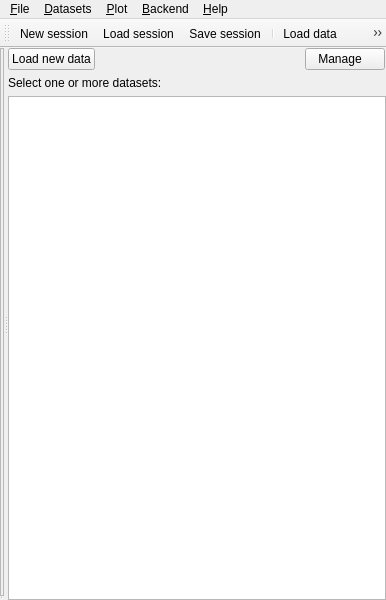
<?xml version="1.0" encoding="UTF-8"?>
<ui version="4.0">
 <class>MainWindow</class>
 <widget class="QMainWindow" name="MainWindow">
  <property name="geometry">
   <rect>
    <x>0</x>
    <y>0</y>
    <width>386</width>
    <height>600</height>
   </rect>
  </property>
  <property name="windowTitle">
   <string>ufit[*]</string>
  </property>
  <widget class="QWidget" name="centralwidget">
   <layout class="QHBoxLayout" name="horizontalLayout_2">
    <property name="margin">
     <number>0</number>
    </property>
    <item>
     <widget class="QSplitter" name="splitter">
      <property name="orientation">
       <enum>Qt::Horizontal</enum>
      </property>
      <widget class="QSplitter" name="vsplitter">
       <property name="orientation">
        <enum>Qt::Vertical</enum>
       </property>
       <widget class="QFrame" name="plotframe">
        <property name="frameShape">
         <enum>QFrame::StyledPanel</enum>
        </property>
        <property name="frameShadow">
         <enum>QFrame::Plain</enum>
        </property>
       </widget>
       <widget class="QStackedWidget" name="stacker"/>
      </widget>
      <widget class="QWidget" name="layoutWidget">
       <layout class="QVBoxLayout" name="verticalLayout">
        <item>
         <layout class="QHBoxLayout" name="horizontalLayout">
          <item>
           <widget class="QPushButton" name="loadBtn">
            <property name="text">
             <string>Load new data</string>
            </property>
            <property name="icon">
             <iconset resource="../../../resource/gui.qrc">
              <normaloff>:/notebook--plus.png</normaloff>:/notebook--plus.png</iconset>
            </property>
           </widget>
          </item>
          <item>
           <spacer name="horizontalSpacer">
            <property name="orientation">
             <enum>Qt::Horizontal</enum>
            </property>
            <property name="sizeHint" stdset="0">
             <size>
              <width>0</width>
              <height>20</height>
             </size>
            </property>
           </spacer>
          </item>
          <item>
           <widget class="QPushButton" name="manageBtn">
            <property name="text">
             <string>Manage   </string>
            </property>
            <property name="icon">
             <iconset resource="../../../resource/gui.qrc">
              <normaloff>:/gear.png</normaloff>:/gear.png</iconset>
            </property>
           </widget>
          </item>
          <item>
           <spacer name="horizontalSpacer_2">
            <property name="orientation">
             <enum>Qt::Horizontal</enum>
            </property>
            <property name="sizeType">
             <enum>QSizePolicy::Fixed</enum>
            </property>
            <property name="sizeHint" stdset="0">
             <size>
              <width>1</width>
              <height>20</height>
             </size>
            </property>
           </spacer>
          </item>
         </layout>
        </item>
        <item>
         <widget class="QLabel" name="label">
          <property name="text">
           <string>Select one or more datasets:</string>
          </property>
         </widget>
        </item>
        <item>
         <widget class="ItemTreeView" name="itemTree">
          <property name="contextMenuPolicy">
           <enum>Qt::ActionsContextMenu</enum>
          </property>
          <property name="indentation">
           <number>14</number>
          </property>
         </widget>
        </item>
       </layout>
      </widget>
     </widget>
    </item>
   </layout>
  </widget>
  <widget class="QMenuBar" name="menubar">
   <property name="geometry">
    <rect>
     <x>0</x>
     <y>0</y>
     <width>386</width>
     <height>21</height>
    </rect>
   </property>
   <widget class="QMenu" name="menuFile">
    <property name="title">
     <string>&amp;File</string>
    </property>
    <widget class="QMenu" name="menuRecent">
     <property name="title">
      <string>&amp;Recent sessions</string>
     </property>
    </widget>
    <addaction name="actionNewSession"/>
    <addaction name="actionLoad"/>
    <addaction name="menuRecent"/>
    <addaction name="actionSave"/>
    <addaction name="actionSaveAs"/>
    <addaction name="separator"/>
    <addaction name="actionQuit"/>
   </widget>
   <widget class="QMenu" name="menuHelp">
    <property name="title">
     <string>&amp;Help</string>
    </property>
    <addaction name="actionAbout"/>
   </widget>
   <widget class="QMenu" name="menuView">
    <property name="title">
     <string>&amp;Datasets</string>
    </property>
    <addaction name="actionLoadData"/>
    <addaction name="separator"/>
    <addaction name="actionRemoveData"/>
    <addaction name="actionMergeData"/>
    <addaction name="actionReorder"/>
    <addaction name="actionNewGroup"/>
    <addaction name="separator"/>
    <addaction name="actionExportASCII"/>
    <addaction name="actionExportFIT"/>
    <addaction name="actionExportParams"/>
    <addaction name="actionExportPython"/>
    <addaction name="separator"/>
    <addaction name="actionInspector"/>
    <addaction name="actionAnnotations"/>
   </widget>
   <widget class="QMenu" name="menuBackend">
    <property name="title">
     <string>&amp;Backend</string>
    </property>
   </widget>
   <widget class="QMenu" name="menu_Plot">
    <property name="title">
     <string>&amp;Plot</string>
    </property>
    <addaction name="actionSavePlot"/>
    <addaction name="actionPrint"/>
    <addaction name="actionPopOut"/>
    <addaction name="separator"/>
    <addaction name="actionUnzoom"/>
    <addaction name="actionDrawSymbols"/>
    <addaction name="actionConnectData"/>
   </widget>
   <addaction name="menuFile"/>
   <addaction name="menuView"/>
   <addaction name="menu_Plot"/>
   <addaction name="menuBackend"/>
   <addaction name="menuHelp"/>
  </widget>
  <widget class="QToolBar" name="toolBar">
   <property name="windowTitle">
    <string>toolBar</string>
   </property>
   <attribute name="toolBarArea">
    <enum>TopToolBarArea</enum>
   </attribute>
   <attribute name="toolBarBreak">
    <bool>false</bool>
   </attribute>
   <addaction name="actionNewSession"/>
   <addaction name="actionLoad"/>
   <addaction name="actionSave"/>
   <addaction name="separator"/>
   <addaction name="actionLoadData"/>
   <addaction name="actionInspector"/>
   <addaction name="actionAnnotations"/>
  </widget>
  <action name="actionLoad">
   <property name="icon">
    <iconset resource="../../../resource/gui.qrc">
     <normaloff>:/folder-open.png</normaloff>:/folder-open.png</iconset>
   </property>
   <property name="text">
    <string>&amp;Load session...</string>
   </property>
   <property name="shortcut">
    <string>Ctrl+O</string>
   </property>
  </action>
  <action name="actionSave">
   <property name="icon">
    <iconset resource="../../../resource/gui.qrc">
     <normaloff>:/disk-black.png</normaloff>:/disk-black.png</iconset>
   </property>
   <property name="text">
    <string>&amp;Save session</string>
   </property>
   <property name="shortcut">
    <string>Ctrl+S</string>
   </property>
  </action>
  <action name="actionAbout">
   <property name="icon">
    <iconset resource="../../../resource/gui.qrc">
     <normaloff>:/question-white.png</normaloff>:/question-white.png</iconset>
   </property>
   <property name="text">
    <string>&amp;About</string>
   </property>
  </action>
  <action name="actionQuit">
   <property name="icon">
    <iconset resource="../../../resource/gui.qrc">
     <normaloff>:/cross-button.png</normaloff>:/cross-button.png</iconset>
   </property>
   <property name="text">
    <string>&amp;Quit</string>
   </property>
   <property name="shortcut">
    <string>Ctrl+Q</string>
   </property>
  </action>
  <action name="actionSaveAs">
   <property name="icon">
    <iconset resource="../../../resource/gui.qrc">
     <normaloff>:/disks-black.png</normaloff>:/disks-black.png</iconset>
   </property>
   <property name="text">
    <string>Save session as...</string>
   </property>
   <property name="shortcut">
    <string>Ctrl+Shift+S</string>
   </property>
  </action>
  <action name="actionLoadData">
   <property name="icon">
    <iconset resource="../../../resource/gui.qrc">
     <normaloff>:/notebook--plus.png</normaloff>:/notebook--plus.png</iconset>
   </property>
   <property name="text">
    <string>Load data</string>
   </property>
   <property name="shortcut">
    <string>Ctrl+L</string>
   </property>
  </action>
  <action name="actionConnectData">
   <property name="checkable">
    <bool>true</bool>
   </property>
   <property name="text">
    <string>Connect datapoints</string>
   </property>
  </action>
  <action name="actionRemoveData">
   <property name="icon">
    <iconset resource="../../../resource/gui.qrc">
     <normaloff>:/cross.png</normaloff>:/cross.png</iconset>
   </property>
   <property name="text">
    <string>Remove selected dataset(s)</string>
   </property>
  </action>
  <action name="actionMergeData">
   <property name="icon">
    <iconset resource="../../../resource/gui.qrc">
     <normaloff>:/arrow-join.png</normaloff>:/arrow-join.png</iconset>
   </property>
   <property name="text">
    <string>Merge selected datasets</string>
   </property>
  </action>
  <action name="actionDrawSymbols">
   <property name="checkable">
    <bool>true</bool>
   </property>
   <property name="checked">
    <bool>true</bool>
   </property>
   <property name="text">
    <string>Draw symbols</string>
   </property>
  </action>
  <action name="actionPrint">
   <property name="icon">
    <iconset resource="../../../resource/gui.qrc">
     <normaloff>:/printer.png</normaloff>:/printer.png</iconset>
   </property>
   <property name="text">
    <string>&amp;Print plot...</string>
   </property>
  </action>
  <action name="actionExportASCII">
   <property name="icon">
    <iconset resource="../../../resource/gui.qrc">
     <normaloff>:/document-export.png</normaloff>:/document-export.png</iconset>
   </property>
   <property name="text">
    <string>Export data as ASCII...</string>
   </property>
  </action>
  <action name="actionExportFIT">
   <property name="text">
    <string>Export fit as ASCII...</string>
   </property>
  </action>
  <action name="actionExportPython">
   <property name="text">
    <string>Export as Python...</string>
   </property>
  </action>
  <action name="actionExportParams">
   <property name="text">
    <string>Export parameters as ASCII...</string>
   </property>
   <property name="toolTip">
    <string>Export parameters (and data values) as ASCII</string>
   </property>
  </action>
  <action name="actionSavePlot">
   <property name="icon">
    <iconset resource="../../../resource/gui.qrc">
     <normaloff>:/document-pdf.png</normaloff>:/document-pdf.png</iconset>
   </property>
   <property name="text">
    <string>&amp;Save as PDF or image...</string>
   </property>
  </action>
  <action name="actionUnzoom">
   <property name="icon">
    <iconset resource="../../../resource/gui.qrc">
     <normaloff>:/home.png</normaloff>:/home.png</iconset>
   </property>
   <property name="text">
    <string>&amp;Unzoom</string>
   </property>
  </action>
  <action name="actionInspector">
   <property name="icon">
    <iconset resource="../../../resource/gui.qrc">
     <normaloff>:/table-select-row.png</normaloff>:/table-select-row.png</iconset>
   </property>
   <property name="text">
    <string>Data &amp;inspector</string>
   </property>
   <property name="shortcut">
    <string>Ctrl+I</string>
   </property>
  </action>
  <action name="actionNewSession">
   <property name="icon">
    <iconset resource="../../../resource/gui.qrc">
     <normaloff>:/document.png</normaloff>:/document.png</iconset>
   </property>
   <property name="text">
    <string>New session</string>
   </property>
   <property name="shortcut">
    <string>Ctrl+N</string>
   </property>
  </action>
  <action name="actionClearRecent">
   <property name="text">
    <string>Clear this list</string>
   </property>
   <property name="toolTip">
    <string>Clear recent files list</string>
   </property>
  </action>
  <action name="actionReorder">
   <property name="icon">
    <iconset resource="../../../resource/gui.qrc">
     <normaloff>:/arrow-switch.png</normaloff>:/arrow-switch.png</iconset>
   </property>
   <property name="text">
    <string>Reorder</string>
   </property>
  </action>
  <action name="actionNewGroup">
   <property name="icon">
    <iconset resource="../../../resource/gui.qrc">
     <normaloff>:/drawer--plus.png</normaloff>:/drawer--plus.png</iconset>
   </property>
   <property name="text">
    <string>New group...</string>
   </property>
  </action>
  <action name="actionAnnotations">
   <property name="icon">
    <iconset resource="../../../resource/gui.qrc">
     <normaloff>:/script-php.png</normaloff>:/script-php.png</iconset>
   </property>
   <property name="text">
    <string>&amp;Annotations</string>
   </property>
  </action>
  <action name="actionPopOut">
   <property name="icon">
    <iconset resource="../../../resource/gui.qrc">
     <normaloff>:/chart--arrow.png</normaloff>:/chart--arrow.png</iconset>
   </property>
   <property name="text">
    <string>Show in a new &amp;window</string>
   </property>
  </action>
 </widget>
 <customwidgets>
  <customwidget>
   <class>ItemTreeView</class>
   <extends>QTreeView</extends>
   <header>ufit.gui.itemlist</header>
  </customwidget>
 </customwidgets>
 <resources>
  <include location="../../../resource/gui.qrc"/>
 </resources>
 <connections/>
</ui>
